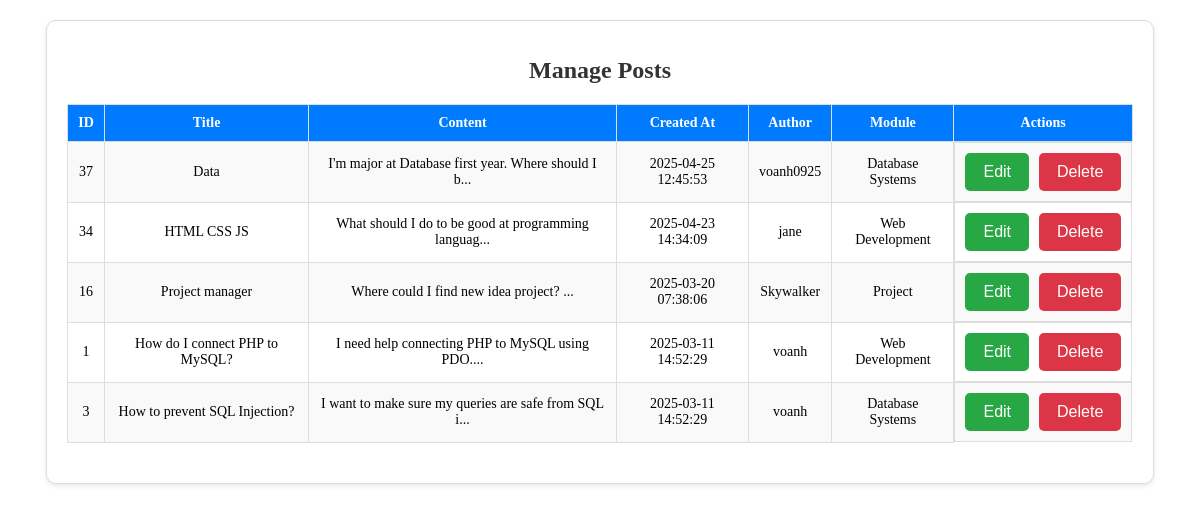
/Admin/manage_posts.php (signed in), run on the app's committed database.
### tables this page shows
CREATE TABLE `posts` (
  `id` int(11) NOT NULL,
  `user_id` int(11) NOT NULL,
  `module_id` int(11) DEFAULT NULL,
  `title` varchar(255) NOT NULL,
  `content` text NOT NULL,
  `imgFromStr` varchar(255) DEFAULT NULL,
  `created_at` timestamp NOT NULL DEFAULT current_timestamp()
);

CREATE TABLE `users` (
  `id` int(11) NOT NULL,
  `username` varchar(50) NOT NULL,
  `email` varchar(100) NOT NULL,
  `password_hash` varchar(255) NOT NULL,
  `role` enum('admin','student') DEFAULT 'student',
  `created_at` timestamp NOT NULL DEFAULT current_timestamp()
);

CREATE TABLE `modules` (
  `id` int(11) NOT NULL,
  `module_name` varchar(100) NOT NULL,
  `created_at` timestamp NOT NULL DEFAULT current_timestamp()
);

### Admin/manage_posts.php (called while the page is built, shortened)
<?php
require_once '../includes/DatabaseConnection.php';
require_once '../includes/DatabaseFunctions.php';
$posts = allPosts($pdo);
include '../templates/manage_posts.html.php';

### includes/DatabaseFunctions.php (called while the page is built, shortened)
<?php
function query($pdo, $sql, $parameters = []){
    $query = $pdo->prepare($sql);
    $query->execute($parameters);
    return $query;
}
function allPosts($pdo) {
    $posts = query($pdo, 'SELECT
        posts.id,
        posts.title,
        posts.content,
        posts.user_id,
        posts.created_at,
        posts.imgFromStr,
        modules.module_name,
        users.username,
        users.email,
        users.role,
        COUNT(comments.id) AS comment_count
    FROM posts
    LEFT JOIN modules ON posts.module_id = modules.id
    LEFT JOIN users ON posts.user_id = users.id
    LEFT JOIN comments ON posts.id = comments.post_id
    GROUP BY posts.id
    ORDER BY posts.created_at DESC');
    return $posts->fetchAll();
}
?>

### templates/manage_posts.html.php (the view, shortened to what this page needs)
<?php
include_once $_SERVER['DOCUMENT_ROOT'] . '/coursework/includes/DatabaseConnection.php';
include_once $_SERVER['DOCUMENT_ROOT'] . '/coursework/includes/DatabaseFunctions.php';
$posts = allPosts($pdo);
?>
<!DOCTYPE html>
<html>
<head>
    <link rel="stylesheet" href="/coursework/CSS/admin.css">
</head>
<body>
    <div class="management-container" id="manage-posts">
        <h1 class="page-title">Manage Posts</h1>
        <table class="management-table">
            <tr>
                <th>ID</th>
                <th>Title</th>
                <th>Content</th>
                <th>Created At</th>
                <th>Author</th>
                <th>Module</th>
                <th>Actions</th>
            </tr>
            <?php foreach ($posts as $post): ?>
            <tr>
                <td><?= htmlspecialchars($post['id']) ?></td>
                <td><?= htmlspecialchars($post['title']) ?></td>
                <td><?= htmlspecialchars(substr($post['content'], 0, 50)) ?>...</td>
                <td><?= htmlspecialchars($post['created_at']) ?></td>
                <td><?= htmlspecialchars($post['username']) ?></td>
                <td><?= htmlspecialchars($post['module_name']) ?></td>
                <td class="action-buttons">
                    <form action="/coursework/view/editpost.php" method="get" class="inline-form">
                        <button type="submit" class="btn edit-btn">Edit</button>
                    </form>
                    <form action="/coursework/Admin/delete_post.php" method="post" class="inline-form">
                        <button type="submit" onclick="return confirm('Are you sure you want to delete this post?');" class="btn delete-btn">Delete</button>
                    </form>
                </td>
            </tr>
            <?php endforeach; ?>
        </table>
    </div>
</body>
</html>

### CSS/admin.css (style rules this page uses)
.management-container { margin: 20px auto; width: 90%; max-width: 1200px; background-color: #fff; padding: 20px; border: 1px solid #ddd; border-radius: 10px; box-shadow: 0 2px 5px rgba(0, 0, 0, 0.1); }
.page-title { text-align: center; font-size: 24px; font-weight: bold; color: #333; margin-bottom: 20px; }
.management-table { width: 100%; border-collapse: collapse; margin-bottom: 20px; }
.management-table th, .management-table td { border: 1px solid #ddd; padding: 10px; text-align: center; font-size: 14px; }
.management-table th { background-color: #007BFF; color: white; font-weight: bold; }
.management-table tr:nth-child(even) { background-color: #f9f9f9; }
.action-buttons { display: flex; justify-content: center; gap: 10px; }
.inline-form { display: inline-block; }
.btn { padding: 10px 18px; border: none; border-radius: 5px; cursor: pointer; font-size: 16px; }
.edit-btn { background-color: #28a745; color: white; }
.delete-btn { background-color: #dc3545; color: white; }

### data on the page
posts: id "37", title "Data", content "I'm major at Database first year. Where should I b", created_at "2025-04-25 12:45:53", user.username "voanh0925", module.module_name "Database Systems"
posts: id "34", title "HTML CSS JS", content "What should I do to be good at programming languag", created_at "2025-04-23 14:34:09", user.username "jane", module.module_name "Web Development"
posts: id "16", title "Project manager", content "Where could I find new idea project?", created_at "2025-03-20 07:38:06", user.username "Skywalker", module.module_name "Project"
posts: id "1", title "How do I connect PHP to MySQL?", content "I need help connecting PHP to MySQL using PDO.", created_at "2025-03-11 14:52:29", user.username "voanh", module.module_name "Web Development"
posts: id "3", title "How to prevent SQL Injection?", content "I want to make sure my queries are safe from SQL i", created_at "2025-03-11 14:52:29", user.username "voanh", module.module_name "Database Systems"
